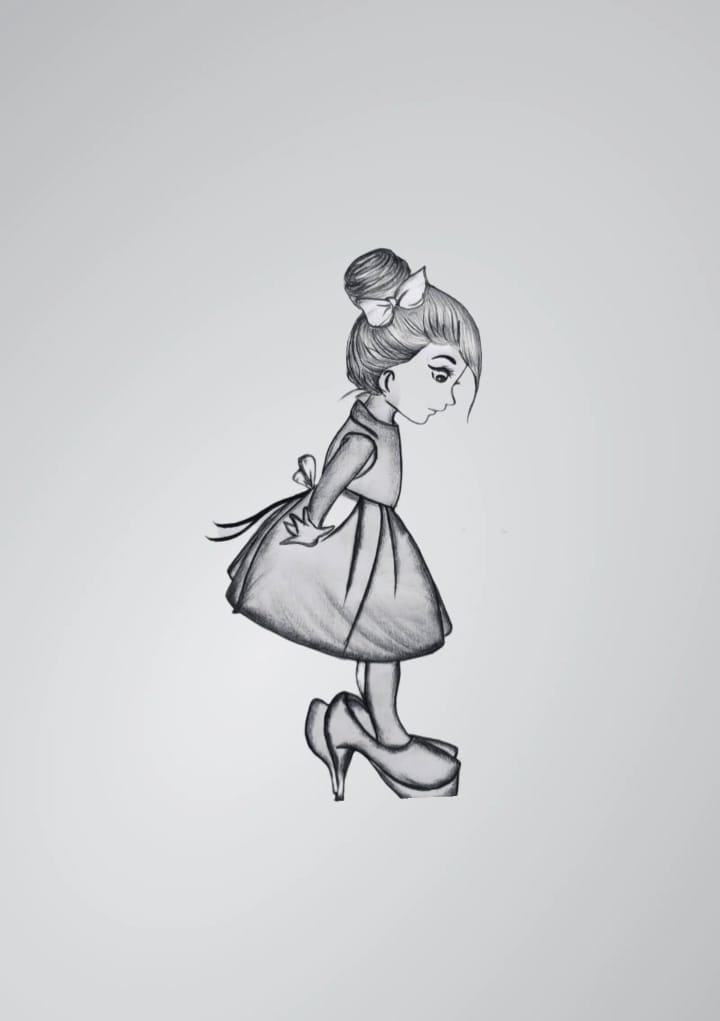
#> input picture test-sample-02.jpeg, 720 x 1021 px
$ python -i sketch_modes.py   (imports and definitions only)   (older library calls are emulated)
#> lines starting #> are read from the running program, lines starting #| are printed output that depends on the picture; after the words box and inside, x2 and y2 are one past the last pixel; in counts of white or black regions, pixels touching at a corner belong together
"""
sketch_modes.py
---------------
Turns an image into strokes for the turtle to draw: filled shapes and pen lines.

Modes:
  silhouette  solid shapes from one brightness cutoff. Works on light or dark backgrounds.
  lineart     the image's edges, drawn as pen lines, like a sketch.
  color       the image reduced to a few colors, each region filled in its color.
  comic       color regions with line art drawn on top. Best for anime and illustrations.
  sketch      a pencil-style scribble: the pen visits every dark pixel, hopping to the nearest
              one next, like shading by hand. Best for pencil drawings and photos.
  auto        silhouette for two-tone images, sketch for nearly colorless images,
              comic for everything else.

Palettes:
  original    the image's own colors
  grayscale   shades of gray
  bw          pure black and white

Detail: low, medium or high. Higher keeps more colors and smaller shapes, so it looks
closer to the original but takes longer to draw.
"""

from dataclasses import dataclass

import cv2
import numpy as np

MODES = ("auto", "sketch", "silhouette", "lineart", "color", "comic")
PALETTES = ("original", "grayscale", "bw")
DETAILS = {
    #          colors, smallest region kept (px), smoothing strength, outline simplification
    "low": dict(colors=8, min_area=40, smooth=60, epsilon=1.5),
    "medium": dict(colors=14, min_area=20, smooth=40, epsilon=1.0),
    "high": dict(colors=24, min_area=10, smooth=25, epsilon=0.7),
}
MIN_LINE_LENGTH = 25  # pixels; shorter edges are usually noise
# Sketch style per detail level: adaptive threshold block size and offset. A smaller offset keeps
# fainter pencil marks, so more shading is drawn.
SKETCH_DETAIL = {"low": (15, 5), "medium": (13, 3), "high": (11, 2)}
PENCIL = "#4d4d4d"  # turtle's "gray30"


@dataclass
class Stroke:
    kind: str           # "fill" (closed shape, filled) or "line" (open pen stroke)
    points: np.ndarray  # (N, 2) pixel coordinates
    color: str          # turtle color: a name like "black" or "#rrggbb"
    width: float = 1.0  # pen width in image pixels; it scales with the drawing


def _hex(bgr) -> str:
    b, g, r = (int(np.clip(v, 0, 255)) for v in bgr)
    return f"#{r:02x}{g:02x}{b:02x}"


def _gray(img):
    return cv2.cvtColor(img, cv2.COLOR_BGR2GRAY)


def _area(points) -> float:
    return cv2.contourArea(points.reshape(-1, 1, 2).astype(np.int32))


# [4 lines left out: function border_is_dark, not called in this run]


def is_two_tone(gray) -> bool:
    """True for silhouettes: almost every pixel is near black or near white, and the ink is mostly solid black.

    The second test matters for pencil drawings, whose light paper also looks "near white" but whose
    marks are mostly mid-gray shading rather than solid black.
    """
    black, white = float((gray < 60).mean()), float((gray > 195).mean())
    ink = 1.0 - white
    return black + white > 0.9 and ink > 0 and black / ink > 0.5


def is_colorless(img) -> bool:
    """True for pencil drawings and black-and-white photos: almost no color saturation."""
    return float(cv2.cvtColor(img, cv2.COLOR_BGR2HSV)[..., 1].mean()) < 20


def choose_mode(img) -> str:
    if is_two_tone(_gray(img)):
        return "silhouette"
    return "sketch" if is_colorless(img) else "comic"


# [68 lines left out: functions _recolor, silhouette, edge_thresholds, is_light_page, lineart, not called in this run]


def dark_pixels(gray, detail="high"):
    """Pixels darker than their neighbourhood (adaptive threshold), as (x, y) points."""
    block, offset = SKETCH_DETAIL[detail]
    blurred = cv2.GaussianBlur(gray, (7, 7), 0)
    mask = cv2.adaptiveThreshold(blurred, 255, cv2.ADAPTIVE_THRESH_GAUSSIAN_C, cv2.THRESH_BINARY, block, offset)
    ys, xs = np.where(mask == 0)
    return np.stack([xs, ys], axis=1)


def nearest_path(points, max_jump):
    """Visit every point, always moving to the nearest unvisited one.

    Returns a list of point runs; a move longer than max_jump lifts the pen and starts a new run.
    Points are bucketed into a grid, so each step only checks nearby cells instead of every point,
    which keeps tens of thousands of points to a second or two.
    """
    if len(points) == 0:
        return []
    cell = max(2, int(max_jump))
    grid = {}
    for i, (x, y) in enumerate(points.tolist()):
        grid.setdefault((x // cell, y // cell), set()).add(i)
    pts = points.tolist()
    remaining = len(pts)
    runs, run = [], []
    current = 0
    limit = max_jump * max_jump
    while True:
        x, y = pts[current]
        grid[(x // cell, y // cell)].discard(current)
        remaining -= 1
        run.append((x, y))
        if not remaining:
            break
        cx, cy = x // cell, y // cell
        best, best_d, ring = -1, 0, 0
        # Grow the search ring until it is wider than the best distance found so far.
        while best < 0 or ring <= 1 + int(best_d ** 0.5) // cell:
            for gx in range(cx - ring, cx + ring + 1):
                edge = gx in (cx - ring, cx + ring)
                for gy in range(cy - ring, cy + ring + 1) if edge else (cy - ring, cy + ring):
                    for j in grid.get((gx, gy), ()):
                        px, py = pts[j]
                        d = (px - x) * (px - x) + (py - y) * (py - y)
                        if best < 0 or d < best_d:
                            best, best_d = j, d
            ring += 1
        if best_d > limit:
            if len(run) > 1:
                runs.append(np.array(run))
            run = []
        current = best
    if len(run) > 1:
        runs.append(np.array(run))
    return runs


def sketch(img, detail="high", palette="original", pen_color="black"):
    """Pencil-style strokes. Inspired by Akashsshinde07/Image-Sketch-Drawing-in-Turtle."""
    h, w = img.shape[:2]
    runs = nearest_path(dark_pixels(_gray(img), detail), max_jump=((w + h) / 2) / 60)
    pencil_only = palette == "grayscale" or is_colorless(img)
    strokes = []
    for pts in runs:
        if palette == "bw":
            color = "#000000"
        elif pencil_only:
            color = PENCIL
        else:  # a darker shade of the colors under the stroke, like a colored pencil
            color = _hex(img[pts[:, 1], pts[:, 0]].mean(axis=0) * 0.6)
        strokes.append(Stroke("line", pts, color, width=1.8))  # thick enough that neighbouring pixels read as one pencil line
    return strokes


# [63 lines left out: function color_regions, not called in this run]


def build_strokes(img, mode="auto", palette="original", detail="high", threshold=None, colors=None,
                  min_area=15, pen_color="black"):
    """Return (strokes, mode actually used)."""
    if mode not in MODES:
        raise ValueError(f"Unknown mode '{mode}'. Choose one of: {', '.join(MODES)}")
    if palette not in PALETTES:
        raise ValueError(f"Unknown palette '{palette}'. Choose one of: {', '.join(PALETTES)}")
    if detail not in DETAILS:
        raise ValueError(f"Unknown detail '{detail}'. Choose one of: {', '.join(DETAILS)}")
    if mode == "auto":
        mode = choose_mode(img)
    if mode == "silhouette":
        return silhouette(img, threshold, min_area, palette, pen_color), mode
    if mode == "lineart":
        return lineart(img, palette, pen_color), mode
    if mode == "sketch":
        return sketch(img, detail, palette, pen_color), mode
    fills = color_regions(img, detail, palette, colors)
    if mode == "color":
        return fills, mode
    ink = "#000000" if palette != "original" else pen_color
    return fills + lineart(img, palette, ink), mode

>>> import cv2
>>> picture = cv2.imread('test-sample-02.jpeg')
#> picture is the input picture: shape (1021, 720, 3); mean B, G, R 209.1, 206.9, 205.9
>>> result = build_strokes(picture)
#> in is_two_tone, `black, white = float((gray < 60).mean()), float((gray > 195).mean())`: black = 0.00859; white = 0.914
#> in is_two_tone, `ink = 1.0 - white`: ink = 0.0864
#> in build_strokes, `mode = choose_mode(img)`: mode = 'sketch'
#> in dark_pixels, `block, offset = SKETCH_DETAIL[detail]`: block = 11; offset = 2
#> in dark_pixels, `mask = cv2.adaptiveThreshold(blurred, 255, cv2.ADAPTIVE_THRESH_GAUSSIA..`:
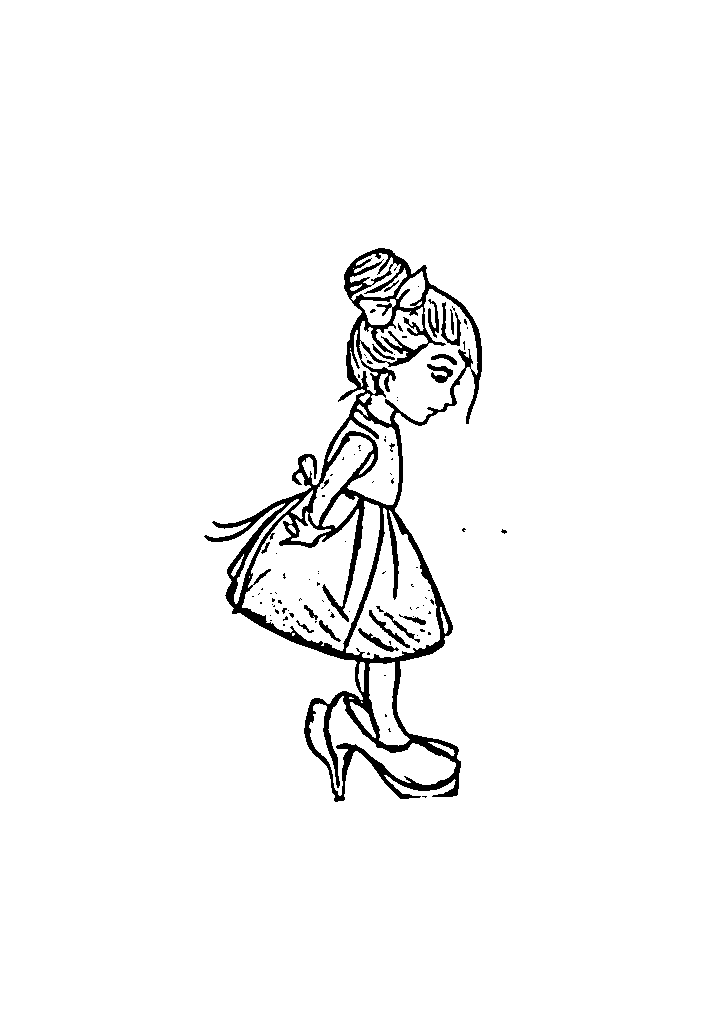
#> mask: shape (1021, 720); 96.8% white; 100 black regions (80 under 20 px), largest, box (x1, y1, x2, y2) and area: (204, 248, 482, 802) 20956, (441, 302, 461, 346) 271, (427, 364, 453, 383) 239
#> in nearest_path, `cell = max(2, int(max_jump))`: cell = 14
#> the loop in nearest_path, `for i, (x, y) in enumerate(points.tolist()):` made 23467 passes
#> (x, y) on passes 1 to 3: (378, 248), (379, 248), (380, 248)
#> after the loop in nearest_path, `for i, (x, y) in enumerate(points.tolist()):`: grid = 399 items
#> in nearest_path, `pts = points.tolist()`: pts = 23467 items
#> in nearest_path, `remaining = len(pts)`: remaining = 23467
#> the loop in nearest_path, `while True:` made 23467 passes
#> (x, y, remaining, cx, cy) on passes 1 to 3: (378, 248, 23466, 27, 17), (379, 248, 23465, 27, 17), (380, 248, 23464, 27, 17)
#> after the loop in nearest_path, `while True:`: remaining = 0; runs = 65 items
#> in sketch, `runs = nearest_path(dark_pixels(_gray(img), detail), max_jump=((w + h)..`: runs = 66 items
#> in sketch, `pencil_only = palette == "grayscale" or is_colorless(img)`: pencil_only = True
#> the loop in sketch, `for pts in runs:` made 66 passes
#> pts on passes 3, 13, 14, 19, 31, 33, 49: [[395, 752], [394, 752], [393, 752]], [[380, 509], [381, 509]], [[381, 524], [380, 524], [382, 524]], [[279, 542], [279, 543], [279, 544], [276, 553]], [[450, 633], [451, 632]], [[318, 573], [318, 571]], [[347, 294], [349, 297], [349, 298]]
#> after the loop in sketch, `for pts in runs:`: strokes = 66 items
